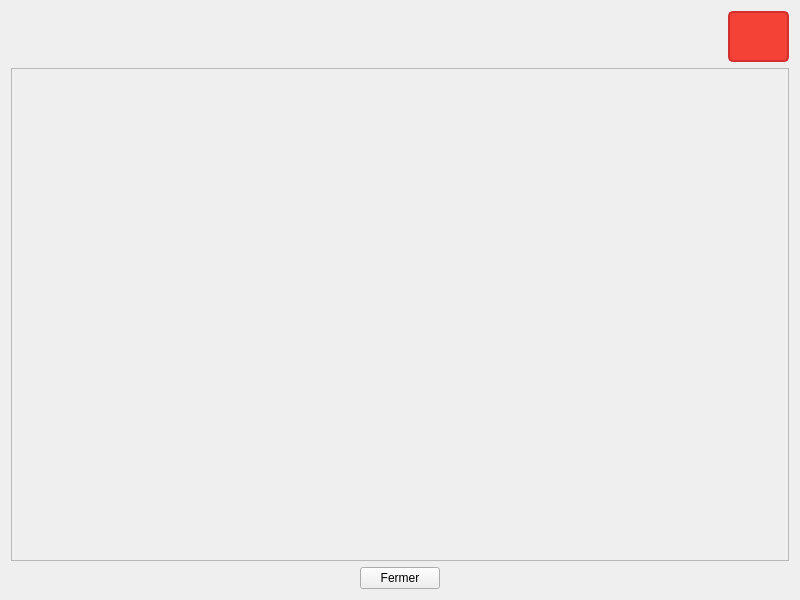
<?xml version="1.0" encoding="UTF-8"?>
<ui version="4.0">
 <class>Dispositions</class>
 <widget class="QDialog" name="Dispositions">
  <property name="geometry">
   <rect>
    <x>0</x>
    <y>0</y>
    <width>800</width>
    <height>600</height>
   </rect>
  </property>
  <layout class="QVBoxLayout" name="verticalLayout">
   <item>
    <layout class="QHBoxLayout" name="headerLayout">
     <item>
      <spacer name="horizontalSpacer">
       <property name="orientation">
        <enum>Qt::Horizontal</enum>
       </property>
       <property name="sizeHint" stdset="0">
        <size>
         <width>40</width>
         <height>20</height>
        </size>
       </property>
      </spacer>
     </item>
     <item>
      <widget class="QPushButton" name="buttonMenu">
       <property name="minimumSize">
        <size>
         <width>61</width>
         <height>51</height>
        </size>
       </property>
       <property name="maximumSize">
        <size>
         <width>61</width>
         <height>51</height>
        </size>
       </property>
       <property name="styleSheet">
        <string notr="true">QPushButton {
    background-color: #F44336;
    color: white;
    font-size: 14px;
    border: 2px solid #D32F2F;
    border-radius: 5px;
    padding: 6px 12px;
    text-align: left;
    padding-left: 8px;
    padding-right: 8px;
}
QPushButton:hover {
    background-color: #E57373;
}
QPushButton:pressed {
    background-color: #C62828;
}</string>
       </property>
       <property name="text">
        <string/>
       </property>
       <property name="icon">
        <iconset resource="resources.qrc">
         <normaloff>:/icons/cross.svg</normaloff>:/icons/cross.svg</iconset>
       </property>
       <property name="iconSize">
        <size>
         <width>40</width>
         <height>40</height>
        </size>
       </property>
      </widget>
     </item>
    </layout>
   </item>
   <item>
    <widget class="QScrollArea" name="scrollAreaDispositions">
     <property name="widgetResizable">
      <bool>true</bool>
     </property>
     <widget class="QWidget" name="scrollAreaWidgetContents">
      <layout class="QGridLayout" name="gridLayout">
       <property name="leftMargin">
        <number>10</number>
       </property>
       <property name="topMargin">
        <number>10</number>
       </property>
       <property name="rightMargin">
        <number>10</number>
       </property>
       <property name="bottomMargin">
        <number>10</number>
       </property>
       <property name="spacing">
        <number>20</number>
       </property>
      </layout>
     </widget>
    </widget>
   </item>
   <item alignment="Qt::AlignHCenter">
    <widget class="QPushButton" name="closeBtn">
     <property name="text">
      <string>Fermer</string>
     </property>
    </widget>
   </item>
  </layout>
 </widget>
 <resources>
  <include location="resources.qrc"/>
 </resources>
 <connections/>
</ui>
